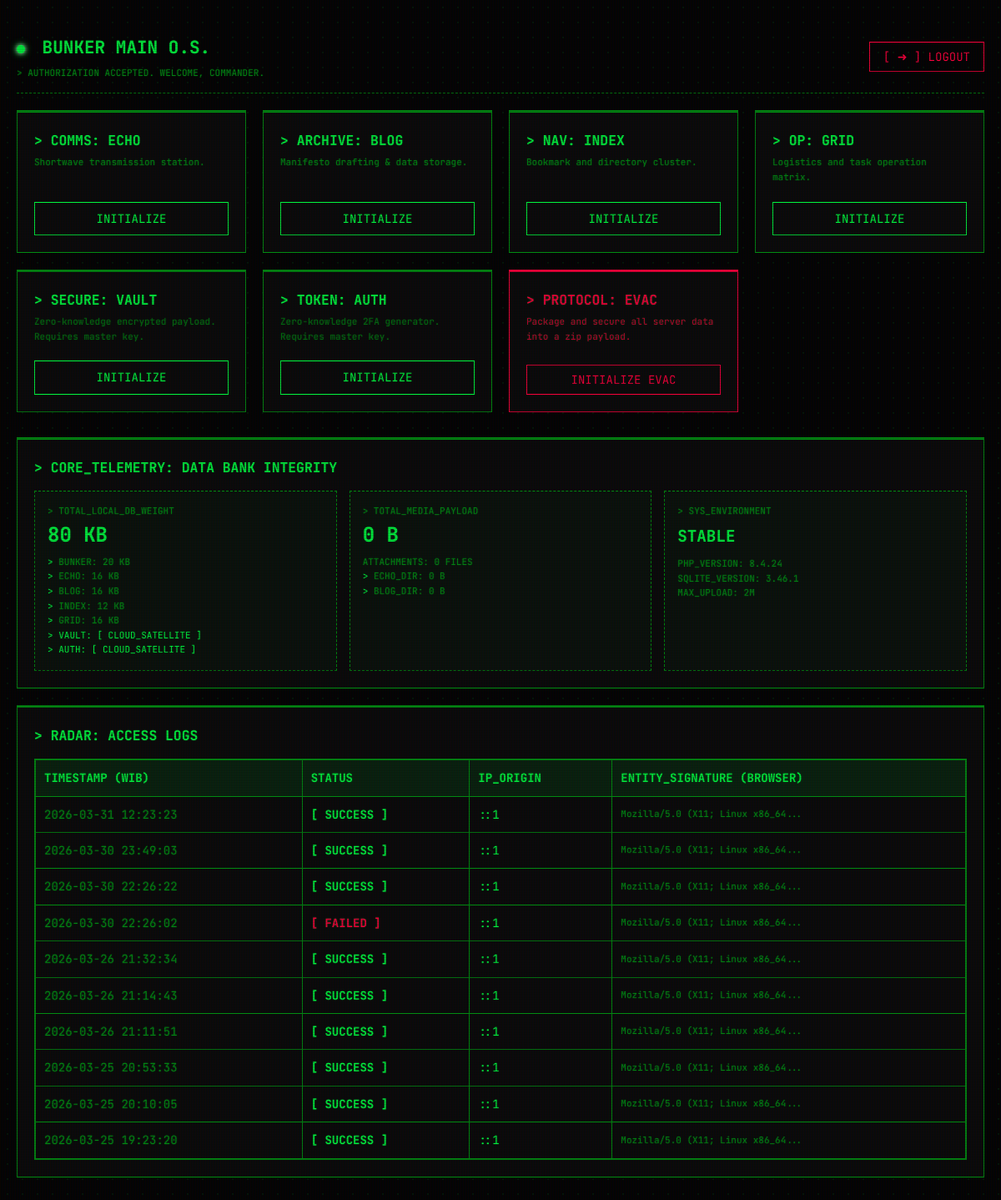
/bunker/dashboard.php (signed in), run on an earlier commit of the app's database.
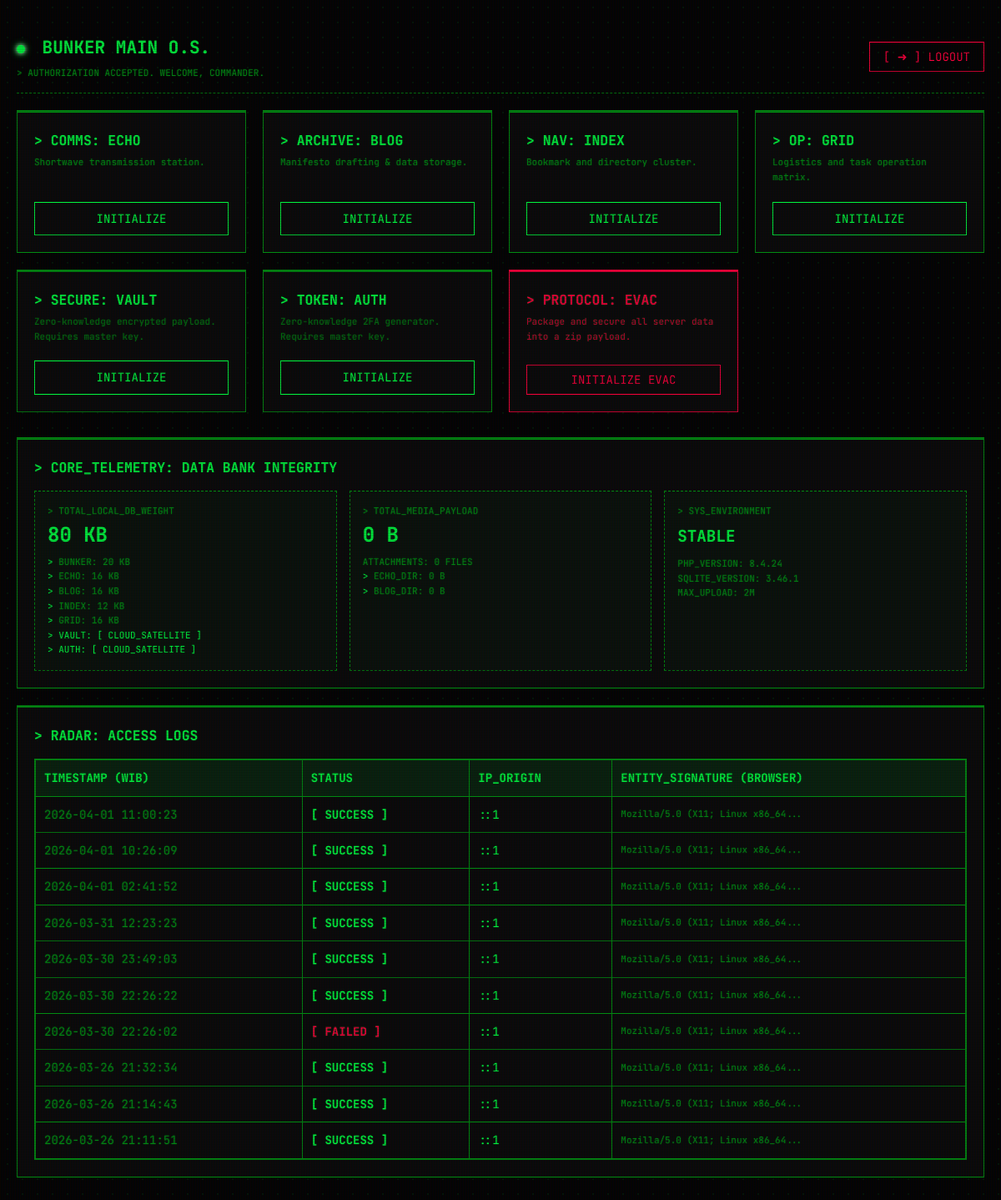
And on a later commit of the database.
### tables this page shows
CREATE TABLE access_logs (
        id INTEGER PRIMARY KEY AUTOINCREMENT,
        ip_address TEXT,
        user_agent TEXT,
        status TEXT,
        created_at DATETIME
    );

### bunker/dashboard.php (the view, shortened to what the changed rows need)
<?php
$db_file = __DIR__ . '/bunker_data.sqlite';
try {
    $pdo = new PDO("sqlite:" . $db_file);
    $stmt = $pdo->query("SELECT * FROM access_logs ORDER BY created_at DESC LIMIT 10");
    $logs = $stmt->fetchAll(PDO::FETCH_ASSOC);
} catch (PDOException $e) { $logs = []; }
?>
<!doctype html>
<html lang="en">
<head>
    <link rel="stylesheet" href="../assets/terminal.css">
</head>
<body class="t-crt">
    <div class="t-container-fluid">
        <div class="d-flex justify-content-between align-items-center mb-4" style="border-bottom: 1px dashed var(--t-green-dim); padding-bottom: 15px; margin-top: 20px;">
            <div>
                <h2 class="mb-0 text-success"><span class="t-led-dot t-led-green"></span> BUNKER MAIN O.S.</h2>
            </div>
        </div>
        <div class="t-card mb-5">
            <div class="t-table-wrapper mb-0">
                <table class="t-table">
                    <thead>
                        <tr>
                            <th>TIMESTAMP (WIB)</th>
                            <th>STATUS</th>
                            <th>IP_ORIGIN</th>
                            <th>ENTITY_SIGNATURE (Browser)</th>
                        </tr>
                    </thead>
                    <tbody>
                        <?php if (count($logs) > 0): ?>
                            <?php foreach ($logs as $log): ?>
                                <tr>
                                    <td class="text-muted"><?= htmlspecialchars($log['created_at'] ?? '') ?></td>
                                    <td class="font-bold <?= ($log['status'] ?? '') === 'SUCCESS' ? 'text-success' : 'text-danger' ?>">
                                        [ <?= htmlspecialchars($log['status'] ?? 'UNKNOWN') ?> ]
                                    </td>
                                    <td><?= htmlspecialchars($log['ip_address'] ?? 'UNKNOWN_IP') ?></td>
                                    <td class="text-muted fs-small" title="<?= htmlspecialchars($log['user_agent'] ?? 'UNKNOWN_ENTITY') ?>">
                                        <?= substr(htmlspecialchars($log['user_agent'] ?? 'UNKNOWN_ENTITY'), 0, 30) ?>...
                                    </td>
                                </tr>
                            <?php endforeach; ?>
                        <?php else: ?>
                            <tr><td colspan="4" class="text-center text-muted">RADAR CLEAR. NO ENTITIES DETECTED.</td></tr>
                        <?php endif; ?>
                    </tbody>
                </table>
            </div>
        </div>
    </div>
</body>
</html>

What changed in the data, as far as the page shows it:
no longer on this page (row unchanged): access_logs: created_at "2026-03-25 20:53:33", status "SUCCESS", ip_address "::1", user_agent "Mozilla/5.0 (X11; Linux x86_64"
no longer on this page (row unchanged): access_logs: created_at "2026-03-25 20:10:05", status "SUCCESS", ip_address "::1", user_agent "Mozilla/5.0 (X11; Linux x86_64"
no longer on this page (row unchanged): access_logs: created_at "2026-03-25 19:23:20", status "SUCCESS", ip_address "::1", user_agent "Mozilla/5.0 (X11; Linux x86_64"
added access_logs: created_at "2026-04-01 11:00:23", status "SUCCESS", ip_address "::1", user_agent "Mozilla/5.0 (X11; Linux x86_64"
added access_logs: created_at "2026-04-01 10:26:09", status "SUCCESS", ip_address "::1", user_agent "Mozilla/5.0 (X11; Linux x86_64"
added access_logs: created_at "2026-04-01 02:41:52", status "SUCCESS", ip_address "::1", user_agent "Mozilla/5.0 (X11; Linux x86_64"
